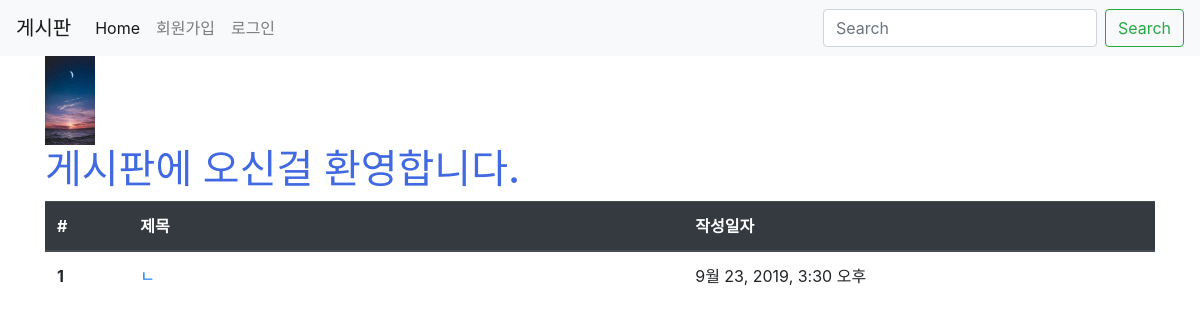
/articles/, run on an earlier commit of the app's database.
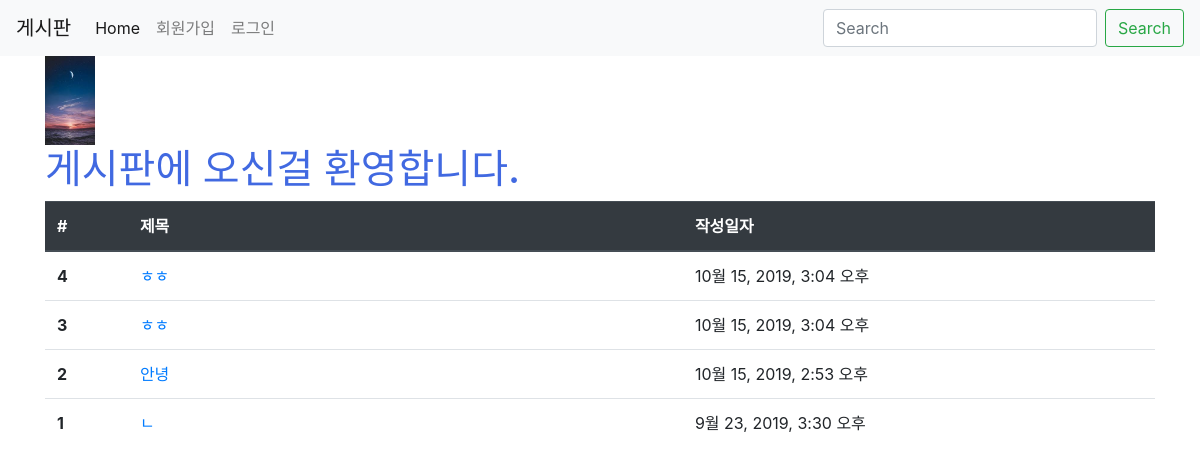
And on a later commit of the database.
### articles/models.py (models this page shows, shortened)
class Article(models.Model):
    title = models.CharField(max_length=10)
    content = models.TextField()
    image = models.ImageField(blank=True)
    image_thumbnail = ImageSpecField(
        processors=[ResizeToFit(300, 300)],
        format='JPEG',
        options={'quality': 80}
    )
    created_at = models.DateTimeField(auto_now_add=True)
    updated_at = models.DateTimeField(auto_now=True)

### articles/views.py (the view)
# urls.py: path('', views.index, name='index'),
def index(request):
    articles = Article.objects.order_by('-id')
    context = {
        'articles' : articles
    }
    return render(request, 'articles/index.html', context)

### articles/templates/articles/index.html (shortened to what this page needs)
{% extends 'articles/base.html' %}
{% load static %}
{% block css %}
<link rel="stylesheet" href="{% static 'articles/style.css' %}">
{% endblock %}
{% block body %}
  <img src="{% static 'articles/bg.jpg'%}" alt="배경" width="50">
  <h1 class="title">게시판에 오신걸 환영합니다.</h1>
  <table class="table">
  <thead class="thead-dark">
    <tr>
      <th scope="col">#</th>
      <th scope="col">제목</th>
      <th scope="col">작성일자</th>
    </tr>
  </thead>
  <tbody>
  {% for article in articles %}
    <tr>
      <th scope="row">{{ article.id }}</th>
      <td>
      <a href="{% url 'articles:detail' article.pk %}">{{ article.title }}</a>
      </td>
      <td>{{ article.created_at }}</td>
    </tr>
    {% endfor %}
  </tbody>
</table>
{% endblock %}

What changed in the data, as far as the page shows it:
added Article: id "4", title "ㅎㅎ", created_at "10월 15, 2019, 3:04 오후"
added Article: id "3", title "ㅎㅎ", created_at "10월 15, 2019, 3:04 오후"
added Article: id "2", title "안녕", created_at "10월 15, 2019, 2:53 오후"
